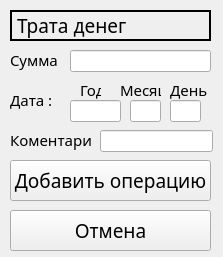
<?xml version="1.0" encoding="UTF-8"?>
<ui version="4.0">
 <class>Form</class>
 <widget class="QWidget" name="Form">
  <property name="geometry">
   <rect>
    <x>0</x>
    <y>0</y>
    <width>223</width>
    <height>257</height>
   </rect>
  </property>
  <property name="windowTitle">
   <string>Form</string>
  </property>
  <widget class="QPushButton" name="pushButton_2">
   <property name="geometry">
    <rect>
     <x>10</x>
     <y>210</y>
     <width>201</width>
     <height>41</height>
    </rect>
   </property>
   <property name="font">
    <font>
     <family>Bahnschrift Condensed</family>
     <pointsize>14</pointsize>
    </font>
   </property>
   <property name="text">
    <string>Отмена</string>
   </property>
  </widget>
  <widget class="QLabel" name="label_7">
   <property name="geometry">
    <rect>
     <x>10</x>
     <y>90</y>
     <width>41</width>
     <height>20</height>
    </rect>
   </property>
   <property name="font">
    <font>
     <family>Bahnschrift Condensed</family>
     <pointsize>11</pointsize>
     <weight>50</weight>
     <bold>false</bold>
    </font>
   </property>
   <property name="text">
    <string>Дата :</string>
   </property>
  </widget>
  <widget class="QPushButton" name="pushButton">
   <property name="geometry">
    <rect>
     <x>10</x>
     <y>160</y>
     <width>201</width>
     <height>41</height>
    </rect>
   </property>
   <property name="font">
    <font>
     <family>Bahnschrift Condensed</family>
     <pointsize>14</pointsize>
    </font>
   </property>
   <property name="text">
    <string>Добавить операцию</string>
   </property>
  </widget>
  <widget class="QLabel" name="label_10">
   <property name="geometry">
    <rect>
     <x>120</x>
     <y>80</y>
     <width>41</width>
     <height>20</height>
    </rect>
   </property>
   <property name="font">
    <font>
     <family>Bahnschrift Condensed</family>
     <pointsize>11</pointsize>
     <weight>50</weight>
     <bold>false</bold>
    </font>
   </property>
   <property name="text">
    <string>Месяц</string>
   </property>
  </widget>
  <widget class="QLineEdit" name="mountht">
   <property name="geometry">
    <rect>
     <x>130</x>
     <y>100</y>
     <width>31</width>
     <height>22</height>
    </rect>
   </property>
  </widget>
  <widget class="QLineEdit" name="lineEdit">
   <property name="geometry">
    <rect>
     <x>70</x>
     <y>50</y>
     <width>141</width>
     <height>22</height>
    </rect>
   </property>
  </widget>
  <widget class="QLabel" name="label_5">
   <property name="geometry">
    <rect>
     <x>10</x>
     <y>10</y>
     <width>201</width>
     <height>31</height>
    </rect>
   </property>
   <property name="font">
    <font>
     <family>Bahnschrift Condensed</family>
     <pointsize>14</pointsize>
     <weight>50</weight>
     <bold>false</bold>
    </font>
   </property>
   <property name="contextMenuPolicy">
    <enum>Qt::ActionsContextMenu</enum>
   </property>
   <property name="frameShape">
    <enum>QFrame::WinPanel</enum>
   </property>
   <property name="text">
    <string>Трата денег</string>
   </property>
  </widget>
  <widget class="QLabel" name="label_6">
   <property name="geometry">
    <rect>
     <x>10</x>
     <y>50</y>
     <width>51</width>
     <height>20</height>
    </rect>
   </property>
   <property name="font">
    <font>
     <family>Bahnschrift Condensed</family>
     <pointsize>11</pointsize>
     <weight>50</weight>
     <bold>false</bold>
    </font>
   </property>
   <property name="text">
    <string>Сумма :</string>
   </property>
  </widget>
  <widget class="QLineEdit" name="yeart">
   <property name="geometry">
    <rect>
     <x>70</x>
     <y>100</y>
     <width>51</width>
     <height>22</height>
    </rect>
   </property>
  </widget>
  <widget class="QLineEdit" name="dayt">
   <property name="geometry">
    <rect>
     <x>170</x>
     <y>100</y>
     <width>31</width>
     <height>22</height>
    </rect>
   </property>
  </widget>
  <widget class="QLabel" name="label_9">
   <property name="geometry">
    <rect>
     <x>80</x>
     <y>80</y>
     <width>21</width>
     <height>20</height>
    </rect>
   </property>
   <property name="font">
    <font>
     <family>Bahnschrift Condensed</family>
     <pointsize>11</pointsize>
     <weight>50</weight>
     <bold>false</bold>
    </font>
   </property>
   <property name="text">
    <string>Год</string>
   </property>
  </widget>
  <widget class="QLabel" name="label_8">
   <property name="geometry">
    <rect>
     <x>10</x>
     <y>130</y>
     <width>81</width>
     <height>20</height>
    </rect>
   </property>
   <property name="font">
    <font>
     <family>Bahnschrift Condensed</family>
     <pointsize>11</pointsize>
     <weight>50</weight>
     <bold>false</bold>
    </font>
   </property>
   <property name="text">
    <string>Коментарий :</string>
   </property>
  </widget>
  <widget class="QLineEdit" name="lineEdit_3">
   <property name="geometry">
    <rect>
     <x>100</x>
     <y>130</y>
     <width>113</width>
     <height>22</height>
    </rect>
   </property>
   <property name="text">
    <string/>
   </property>
  </widget>
  <widget class="QLabel" name="label_11">
   <property name="geometry">
    <rect>
     <x>170</x>
     <y>80</y>
     <width>41</width>
     <height>20</height>
    </rect>
   </property>
   <property name="font">
    <font>
     <family>Bahnschrift Condensed</family>
     <pointsize>11</pointsize>
     <weight>50</weight>
     <bold>false</bold>
    </font>
   </property>
   <property name="text">
    <string>День</string>
   </property>
  </widget>
 </widget>
 <resources/>
 <connections/>
</ui>
